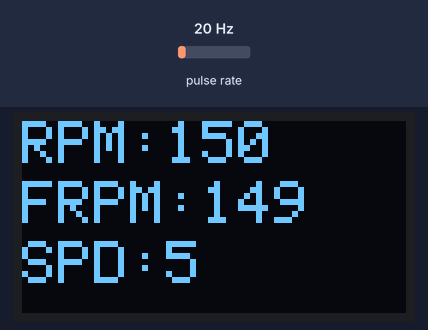
Bench run of a sketch on a simulated Arduino Uno, built with avr-gcc and run on an emulated ATmega328P. On the bench: 128×64 one-colour display. Wiring (inferred from the names in the program): pulse sensor: data pin 2. The test bench sets the inputs (shaded band); at power-on: pulse rate 20 Hz.

Above: at 1.2 s.
1.3 s: pulse rate (sensor on pin 2) set to 4 Hz
At 2.82 s:
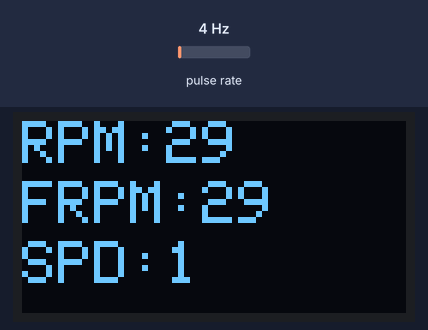
3.0 s: pulse rate (sensor on pin 2) set to 50 Hz
At 3.49 s:
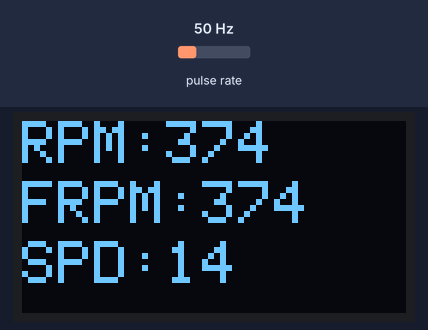
4.6 s: pulse rate (sensor on pin 2) set to 150 Hz
At 6.7 s:
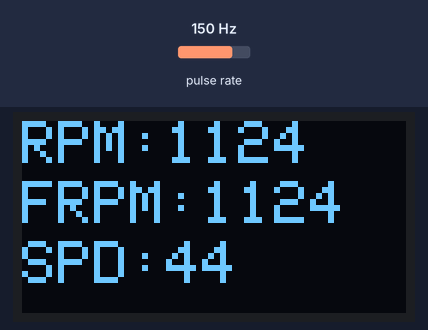
Timing chart, 0 to 8.2 s (numbered marks = the images above; inputs shaded):
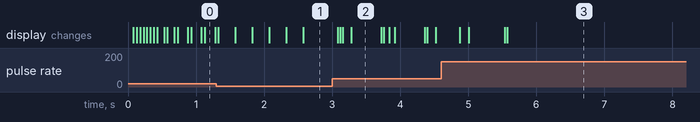

The sketch:

speedometer_new_sensor_code.ino
```cpp
#include <Adafruit_GFX.h>
#include <Adafruit_GrayOLED.h>
#include <Adafruit_SPITFT.h>
#include <Adafruit_SPITFT_Macros.h>
#include <gfxfont.h>

#include <Adafruit_SSD1306.h>
#include <splash.h>

/*
-----------------------------------------
 DYNAMOMETER FLAG SPEED SENSOR WIRING
-----------------------------------------
Sensor: LM393 IR Slotted Speed Sensor Module
Pins on sensor module:
    VCC  → Arduino 5V
    GND  → Arduino GND
    DO   → Arduino DIGITAL PIN 2   (sensorPin)
           (This pin outputs 0/1 depending on whether a flag blocks the IR beam)
-----------------------------------------
*/

#include <Arduino.h>

// -------------------------------------------------
// CONFIGURATION
// -------------------------------------------------

// Number of reflective/mechanical flags on the pulley wheel
#define FLAG_COUNT 8        //Change this depending on actual amounto f flags; I forget how many mech team had

// LM393 digital output pin (DO)
const int sensorPin = 2;     // MUST be a digital pin; this code assumes Arduino UNO D2

// OLED stuff
#define SCREEN_WIDTH 128
#define SCREEN_HEIGHT 64
#define OLED_SLEEP_TIME 3000

Adafruit_SSD1306 display(SCREEN_WIDTH, SCREEN_HEIGHT, &Wire, -1);

unsigned long lastChangeTime = 0;
bool displaySleeping = false;

// SPEED Stuff
#define GEAR_RATIO 3.33333333 // 3:1
#define CONVERT_TO_KM_H 0.06 // 60/1000
#define CIRCUM_SMALL 0.2 // Circumference of small gear is ~20cm

// -------------------------------------------------
// FILTERING / HISTORY BUFFERS
// -------------------------------------------------
long rpmHistory[5]   = {0,0,0,0,0};
long speedHistory[5] = {0,0,0,0,0};

long rpmFiltered = 0;
long speedFiltered = 0;

void updateHistoryArrays(long rpmVal, long speedVal) {
    for (int i = 0; i < 4; i++) {
        rpmHistory[i]   = rpmHistory[i+1];
        speedHistory[i] = speedHistory[i+1];
    }
    rpmHistory[4]   = rpmVal;
    speedHistory[4] = speedVal;

    long rpmSum = 0;
    long speedSum = 0;
    for (int i = 0; i < 5; i++) {
        rpmSum   += rpmHistory[i];
        speedSum += speedHistory[i];
    }

    rpmFiltered   = rpmSum / 5;
    speedFiltered = speedSum / 5;
}

// -------------------------------------------------
// INTERRUPT SYSTEM
// -------------------------------------------------
volatile unsigned long lastPulseMicros = 0;
volatile unsigned long pulseIntervalMicros = 0;
volatile bool newPulse = false;

void pulseISR() {
    unsigned long now = micros();
    unsigned long dt = now - lastPulseMicros;

    // Reject impossible pulses / chatter
    if (dt < 500) return;   // tune this threshold

    pulseIntervalMicros = dt;
    lastPulseMicros = now;
    newPulse = true;
}

// -------------------------------------------------
// SENSOR EDGE DETECTION
// -------------------------------------------------

bool previousFlagState = false;   // previous state of DO pin
bool flagState         = false;   // current state of DO pin

// Detect a flag passing through the slotted sensor
// One pulse per flag: output only on LOW to HIGH transistion,
// then require it to go back LOW before rearming
/*
bool detectFlag() {
    static bool armed = true;  // ready to detect next flag entry

    int raw = digitalRead(sensorPin);      // DO pin
    bool flagPresent = (raw == HIGH);      // something obstructing sensor

    if (armed && flagPresent) {
        armed = false;                    // lock out until flag leaves
        Serial.println("FLAG DETECTED");  // debug output - worked as of Jan 28
        Serial.println("");
        Serial.println("PIN STATE:");
        Serial.println(raw);
        return true;                      // only one pulse per flag
    }

    if (!flagPresent) {
        armed = true;                     // rearm once flag is gone
    }

    return false;
}*/
// revised detection function: require N (can change and tune) lows before rearming (ignore bounces)
bool detectFlag() {
    static bool armed = true;
    static uint8_t lowCount = 0;
    static int N_num = 10;

    int raw = digitalRead(sensorPin);
    bool flagPresent = (raw == HIGH);

    // Detection: only once per flag
    if (armed && flagPresent) {
        armed = false;
        lowCount = 0;          // reset any pending rearm low counts
        return true;
    }

    // Rearm logic: require N consecutive LOW samples
    if (!flagPresent) {
        if (lowCount < N_num) lowCount++;
        if (lowCount >= N_num) armed = true;
    } else {
        // Any HIGH breaks the "consecutive LOW" streak
        lowCount = 0;
    }

    return false;
}


// -------------------------------------------------
// OLED Functions
// -------------------------------------------------

void updateDisplay(long rpm_current, long rpmFiltered, long speed_current) {

    display.clearDisplay();
    display.setTextSize(2);
    display.setTextColor(SSD1306_WHITE);

    display.setCursor(0, 0);
    display.print("RPM:");
    display.println(rpm_current);

    display.setCursor(0, 20);
    display.print("FRPM:"); // Filtered RPM
    display.println(rpmFiltered);

    display.setCursor(0, 40);
    display.print("SPD:");
    display.println(speed_current);

    display.display();
}


// -------------------------------------------------
// MAIN SETUP
// -------------------------------------------------
void setup() {

    pinMode(sensorPin, INPUT); // LM393 module already has pull-up
    attachInterrupt(digitalPinToInterrupt(sensorPin), pulseISR, RISING); // Using interrupts

    Serial.begin(115200);

    // OLED Display
    if(!display.begin(SSD1306_SWITCHCAPVCC, 0x3C)) {
        for(;;); // OLED not found
    }

    display.clearDisplay();
    // display.println("Hello");
    // display.display();
}


// -------------------------------------------------
// MAIN LOOP
// (period measurement using micros() for high resolution)
// -------------------------------------------------

void loop() {
  // Quick debugging: just printing pin state to check flag levels.
  /*
    Serial.print("TEST ____ TEST");
    int state = digitalRead(sensorPin);
    Serial.println(state);
    delay(100);
    */


    // wait for first flag transition start (ignore interval of first one)
    unsigned long pulseStartTime_us = micros();
    while (!detectFlag()) {}

    // time of next flag event
    unsigned long pulseEndTime_us = micros();

    // time between two consecutive flags
    unsigned long pulseInterval_us = pulseEndTime_us - pulseStartTime_us;


    // -----------------------------------------------
    // RPM COMPUTATION (using microsecond precision)
    //
    // time per pulse = pulseInterval_us
    // time per revolution = pulseInterval_us * FLAG_COUNT
    //
    // RPM = 60 sec/min * (1 rev / (FLAG_COUNT * Δt_sec))
    //     = 60e6 / (FLAG_COUNT * Δt_us)
    // -----------------------------------------------

    // long rpm_current = 0;
    // if (pulseInterval_us > 0) {
    //     rpm_current = (60000000UL / FLAG_COUNT) / pulseInterval_us;
    // }

    long rpm_current = 0;

    noInterrupts();
    unsigned long interval = pulseIntervalMicros;
    bool pulseSeen = newPulse;
    newPulse = false;
    interrupts();

    if (pulseSeen && interval > 0) {
        rpm_current = (60000000UL / FLAG_COUNT) / interval;
    }


    // speed calculation (your formula) CAM's CODE
    //long speed_current = 3 * 3.14 * 0.6 * rpm_current / 25;

    // Calculate speed GRACE's CODE
    long speed_current = CIRCUM_SMALL * rpm_current * CONVERT_TO_KM_H * GEAR_RATIO;

    // apply smoothing
    updateHistoryArrays(rpm_current, speed_current);


    // serial debugging
    // Serial.print("RPM: ");
    // Serial.print(rpm_current);
    // Serial.print(" | Filtered RPM: ");
    // Serial.println(rpmFiltered);

    updateDisplay(rpm_current, rpmFiltered, speed_current);

    //delay(200);
}
```

Measured:
- after the input at 1.3 s, the display: first differs from a run without the input after 0.28 s (image 1 shows a later state)
- after the input at 3.0 s, the display: first differs from a run without the input after 0.12 s (image 2 shows a later state)
- after the input at 4.6 s, the display: first changes after 0.27 s (image 3 shows a later state)
- what the display in image 2 shows lasts 0.4 s, from 3.3 s to 3.7 s
